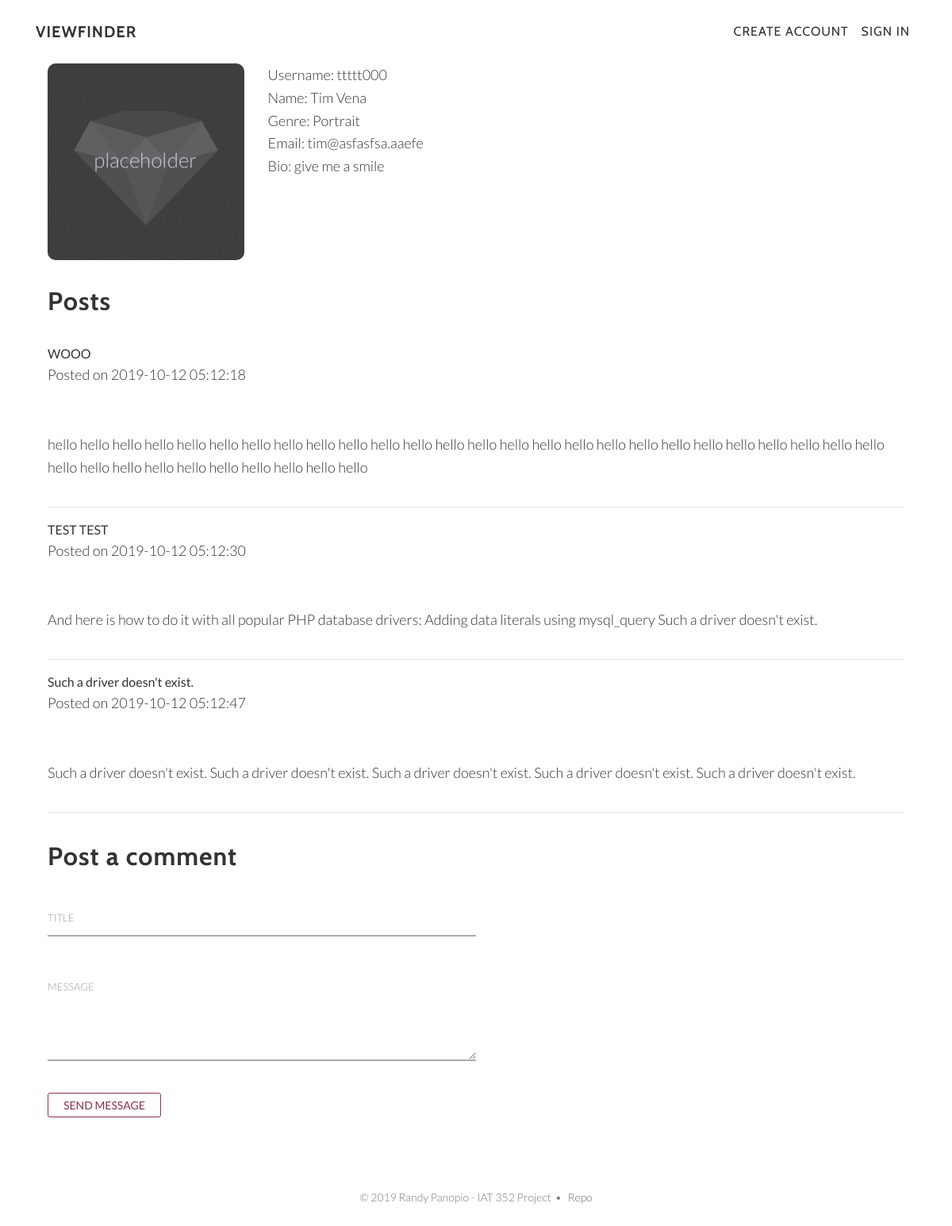
Screenshot of /Assignment2/photographers_userinfo.php?id=6 with the database file from the repository.
### tables this page shows
CREATE TABLE IF NOT EXISTS `photographers` (
  `id` int(6) UNSIGNED NOT NULL AUTO_INCREMENT,
  `username` varchar(30) NOT NULL,
  `email` varchar(30) NOT NULL,
  `password` varchar(255) DEFAULT NULL,
  `name` varchar(50) DEFAULT NULL,
  `genre` varchar(50) DEFAULT NULL,
  `bio` varchar(255) DEFAULT NULL,
  PRIMARY KEY (`id`)
);

CREATE TABLE IF NOT EXISTS `posts` (
  `user_id` int(255) NOT NULL,
  `title` varchar(255) NOT NULL,
  `content` text NOT NULL,
  `date` timestamp NOT NULL DEFAULT current_timestamp() ON UPDATE current_timestamp()
);

### Assignment2/photographers_userinfo.php (the view, shortened to what this page needs)
<?php require("directives/header.php");
require("directives/nav_bar.php");
require("directives/database_info.php");?>
<div id="content-container">
  <div class="container">
    <div class="col-lg-12 mx-auto">
      <div class="row">
        <?php
            if (isset($_GET['id']) && is_numeric($_GET['id']) ) {
                $userID = ($_GET['id']);
                $user_info_query = "SELECT * FROM `photographers` WHERE id=".$userID.";";
                $user_result = $db->query($user_info_query);
                if($user_result) {
                  $user = $user_result->fetch_array(MYSQLI_ASSOC);
                  echo "<div class=\"col-md-3 content-row\">
                            <img class=\"img-responsive\" src=\"img/placeholder.png\" alt=\"img\">
                        </div>
                        <div class=\"col-md-9 content-row\">
                        <p>
                        Username: ".$user['username']."<br />
                        Name: ".$user['name']."<br />
                        Genre: ".$user['genre']."<br />
                        Email: ".$user['email']."<br />
                        Bio: ".$user['bio']."
                        </p>
                              </div>";
                }
                $user_posts_query = "SELECT * FROM posts WHERE user_id=".$userID;
                $user_posts_result = $db->query($user_posts_query);
                echo "<div class='container'>
                <h2>Posts</h2>";
                if ($user_posts_result) {
                    if (($user_posts_result->num_rows) > 0) {
                        while ($post = $user_posts_result->fetch_assoc()) {
                            echo "<div class='post-container'>
                                <div class='post-contents'>
                                    <b>".$post['title']."</b>
                                    <p>Posted on ".$post['date']."</p>
                                    <br />
                                    <p>".$post['content']."</p>
                                    <hr />
                                </div>
                            </div>";
                        }
                        echo "</div>";
                    } else {
                        echo "<p>This user has no comments!</p>";
                    }
                }
            } else {
                echo "<h1 class=\"main-header\">User not found</h1>";
            }
        ?>
        <div class="container">
          <section id="contact" class="contact-section content-section">
                <h2>Post a comment</h2>
                <form class="form-wrap validate-form" name="input" action="create_post.php" method="post">
                  <div class="input-wrap validate-input" data-validate="Name is needed!">
                    <input class="input-style" type="text" name="title" required>
                  </div>
                  <div class="input-wrap validate-input" data-validate="Message is needed">
                    <textarea class="input-style" name="content" required></textarea>
                  </div>
                  <div class="container-contact1-form-btn">
                    <button class="btn btn-default btn-sm btn-anim-i">
                      <span>
                        Send Message
                      </span>
                    </button>
                  </div>
                </form>
          </section>
        </div>
      </div>
    </div>
  </div>
</div>
<?php require("directives/footer.php"); ?>

### Assignment2/styles/css/main.css (style rules this page uses)
body { font-family:'Lato';font-weight:300;width:100%;height:100%;color:#333333;background-color:white }
img { max-width:100%;width:100%;border-radius:10px }
h1,h2,h3,h4,h5,h6 { font-family:'Cabin', sans-serif;font-weight:700;margin:0 0 35px;letter-spacing:1px }
p { font-size:16px;line-height:1.5;margin:0 0 25px }
.content-row { margin-bottom:3% }
@media (min-width: 768px) { p { font-size:18px;line-height:1.6;margin:0 0 35px } }
.content-section { padding-top:20px;padding-bottom:20px }
#content-container { margin-top:80px }
.btn { font-family:'Lato', sans-serif;font-weight:400;-webkit-transition:all 0.3s ease-in-out;-moz-transition:all 0.3s ease-in-out;transition:all 0.3s ease-in-out;text-transform:uppercase;border-radius:0 }
.btn-default { color:#952d49;border:1px solid #952d49;border-radius:3px;background-color:transparent;padding-top:4px;padding-bottom:4px }
.btn-anim-i { padding-right:19px;padding-left:19px;padding-top:4px;padding-bottom:4px }
.form-wrap { width:50% }
.input-wrap { width:100%;position:relative;border-bottom:2px solid #adadad;margin-bottom:40px }
.input-style { display:block;width:100%;font-family:'Lato';font-weight:300;font-size:15px;color:#555555;line-height:1.2 }
input.input-style { outline:none;border:none;height:45px }
textarea.input-style { outline:none;border:none;min-height:115px;padding-top:13px;padding-bottom:13px }

### rows the page displays
photographers: username "ttttt000", name "Tim Vena", genre "Portrait", email "tim@asfasfsa.aaefe", bio "give me a smile"
posts: title "WOOO", date "2019-10-12 05:12:18", content "hello hello hello hello hello hello hello hello hello hello hello hello hello hello hello hello hello hello hello hello hello hello hello hello hello hello hello hello hello hello hello hello hello hello hello hello"
posts: title "TEST TEST", date "2019-10-12 05:12:30", content "And here is how to do it with all popular PHP database drivers: Adding data literals using mysql_query Such a driver doesn't exist."
posts: title "Such a driver doesn't exist.", date "2019-10-12 05:12:47", content "Such a driver doesn't exist. Such a driver doesn't exist. Such a driver doesn't exist. Such a driver doesn't exist. Such a driver doesn't exist."
